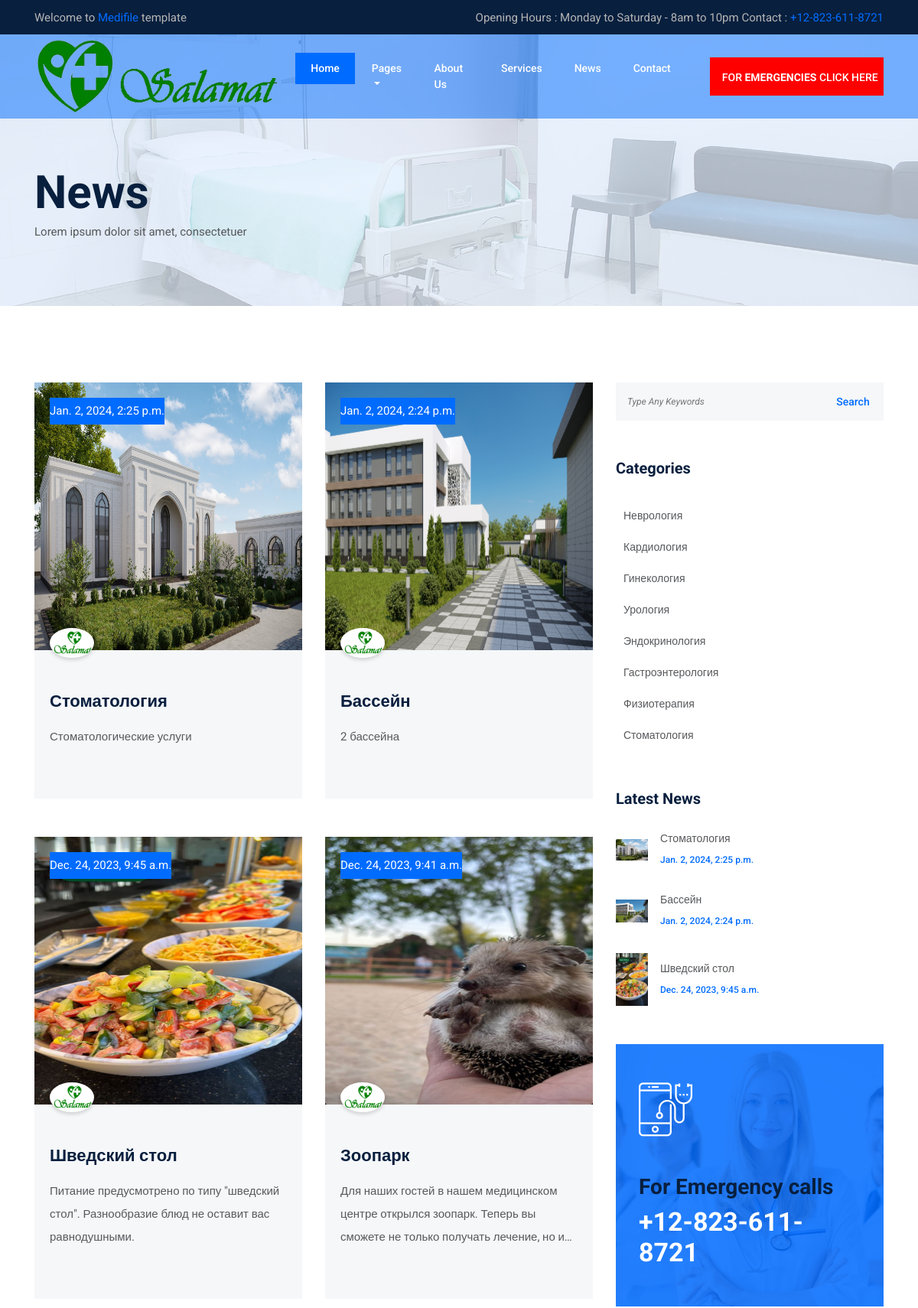
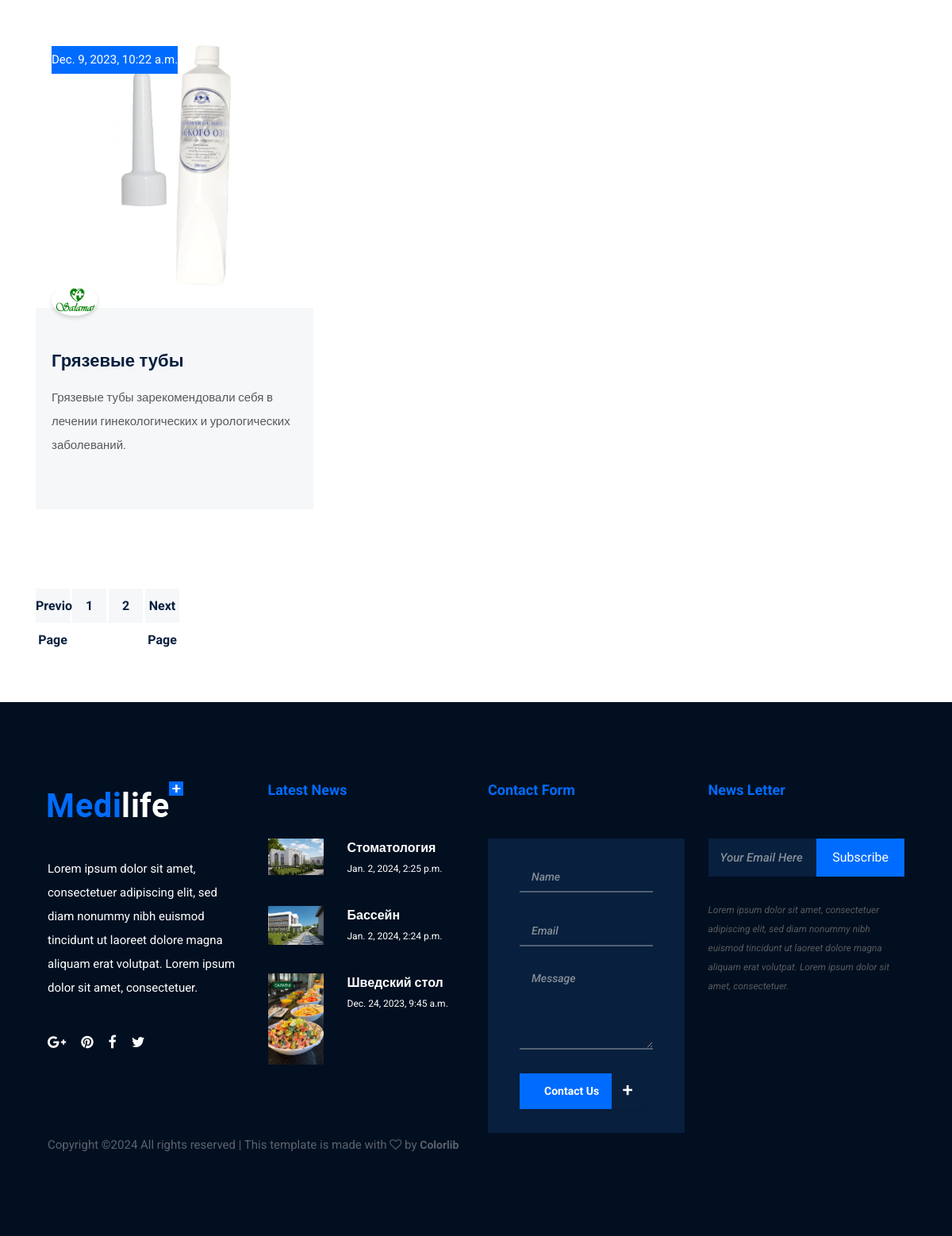
Page /news/ on the committed database (2 pictures, top to bottom).
### clinic_app/models.py (models this page shows)
class News(models.Model): #написать подробно про каждый вид лечения
    title = models.CharField(max_length=255)
    description = models.TextField(null=True)
    image = models.ImageField()
    created_at = models.DateTimeField(auto_now_add=True)

### clinic_app/views.py (the view)
# urls.py: path('news/', news, name='news'),
def news(request):
    search = ''
    if request.GET.get('search'):
        search = request.GET.get('search')
    page = 1
    if request.GET.get('page'):
        page = int(request.GET.get('page'))
    query = ''
    if request.GET.get('query'):
        query = request.GET.get('query')
    rows = News.objects.all().filter(title__icontains=search).order_by('-created_at')
    paginator = Paginator(rows, 5)
    next_page = page + 1 if (page + 1) <= len(paginator.page_range) else page
    previous_page = page - 1 if (page - 1) != 0 else page
    context = {
        'rows': paginator.page(page),
        'result_count': f"Показано {5} из {len(rows)}",
        'news': paginator.page(page),
        'pages': paginator.page_range,
        'current_page': page,
        'next_page': next_page,
        'previous_page': previous_page,
    }
    context['latestNews'] = News.objects.order_by('-created_at')[:3]
    return render(request, 'blog.html', context)

### templates/blog.html (shortened to what this page needs)
{% extends 'base.html' %}
{% load static %}
{% block content %}
    <section class="breadcumb-area bg-img gradient-background-overlay" style="background-image: url(img/bg-img/breadcumb2.jpg);">
        <div class="container h-100">
            <div class="row h-100 align-items-center">
                <div class="col-12">
                    <div class="breadcumb-content">
                        <h3 class="breadcumb-title">News</h3>
                        <p>Lorem ipsum dolor sit amet, consectetuer</p>
                    </div>
                </div>
            </div>
        </div>
    </section>
    <section class="medilife-blog-area section-padding-100">
        <div class="container">
            <div class="row">
                <div class="col-12 col-lg-8">
                    <div class="row">
                        {% for row in rows %}
                        <div class="col-12 col-md-6">
                            <div class="single-blog-area bg-gray mb-50">
                                <div class="blog-post-thumbnail">
                                    <img src={{row.image.url}} alt="" style="width: 400px; height: 350px;">
                                    <div class="post-date">
                                        <a href="#">{{row.created_at}}</a>
                                    </div>
                                </div>
                                <div class="post-content">
                                    <div class="post-author">
                                        <a href="#"><img src="{% static 'assets/img/blog-img/logo.png' %}" alt=""></a>
                                    </div>
                                    <a href="{% url 'newsDetails' row.id %}" class="headline">{{row.title}}</a>
                                    <p style="display: -webkit-box; -webkit-line-clamp: 3; -webkit-box-orient: vertical; overflow: hidden">{{row.description}}</p>
                                </div>
                            </div>
                        </div>
                        {% endfor %}
                    </div >
                </div>
                <div class="col-12 col-lg-4">
                    <div class="medilife-blog-sidebar-area">
                        <div class="search-widget-area mb-50">
                            <form action="{% url 'news' %}" method="get">
                                <input type="search" name="search" placeholder="Type Any Keywords">
                                <input type="submit" value="Search">
                            </form>
                        </div>
                        <div class="medilife-catagories-card mb-50">
                            <h5>Categories</h5>
                            <ul class="catagories-menu">
                                <li><a href="#">Неврология</a></li>
                                <li><a href="#">Кардиология</a></li>
                                <li><a href="#">Гинекология</a></li>
                                <li><a href="#">Урология</a></li>
                                <li><a href="#">Эндокринология</a></li>
                                <li><a href="#">Гастроэнтерология</a></li>
                                <li><a href="#">Физиотерапия</a></li>
                                <li><a href="#">Стоматология</a></li>
                            </ul>
                        </div>
                        <div class="latest-news-widget-area mb-50">
                            <h5>Latest News</h5>
                            <div class="widget-blog-post">
                                {% for new in latestNews %}
                                <div class="widget-single-blog-post d-flex align-items-center">
                                    <div class="widget-post-thumbnail pr-3">
                                        <img src={{new.image.url}} alt="">
                                    </div>
                                    <div class="widget-post-content">
                                        <a href="{% url 'newsDetails' new.id %}">{{new.title}}</a>
                                        <p>{{new.created_at}}</p>
                                    </div>
                                </div>
                                {% endfor %}
                            </div>
                        </div>
                        <div class="medilife-emergency-card bg-img bg-overlay" style="background-image: url(img/bg-img/about1.jpg);">
                            <i class="icon-smartphone"></i>
                            <h2>For Emergency calls</h2>
                            <h3>+12-823-611-8721</h3>
                        </div>
                    </div>
                </div>
            </div>
            <div class="row">
                <div class="col-12">
                    <div class="pagination-area mt-50">
                        <nav aria-label="Page navigation">
                            <ul class="pagination">
                                <li class="page-item"><a class="page-link" href="?page={{previous_page}}">Previous Page</a></li>
                                {% for page in pages %}
                                    <li class="{% if page == current_page %}active{% endif %}"><a class="page-link" href="?page={{page}}">{{page}}</a></li>
                                {% endfor %}
                                <li class="page-item"><a class="page-link" href="?page={{next_page}}">Next Page</a></li>
                            </ul>
                        </nav>
                    </div>
                </div>
            </div>
        </div>
    </section>
{% endblock %}

### templates/base.html (shortened to what this page needs)
{% load static %}
<!DOCTYPE html>
<html lang="en">
<head>
    <link rel="stylesheet" href="{% static 'assets/style.css' %}">
</head>
<body>
    <header class="header-area">
        <div class="top-header-area">
            <div class="container h-100">
                <div class="row h-100">
                    <div class="col-12 h-100">
                        <div class="h-100 d-md-flex justify-content-between align-items-center">
                            <p>Welcome to <span>Medifile</span> template</p>
                            <p>Opening Hours : Monday to Saturday - 8am to 10pm Contact : <span>+12-823-611-8721</span></p>
                        </div>
                    </div>
                </div>
            </div>
        </div>
        <div class="main-header-area" id="stickyHeader">
            <div class="container h-100">
                <div class="row h-100 align-items-center">
                    <div class="col-12 h-100">
                        <div class="main-menu h-100">
                            <nav class="navbar h-100 navbar-expand-lg">
                                <a class="navbar-brand" href="{% url 'index' %}"><img src="{% static 'assets/img/blog-img/logot.png' %}" alt="Logo"></a>
                                <div class="collapse navbar-collapse" id="medilifeMenu">
                                    <ul class="navbar-nav ml-auto">
                                        <li class="nav-item active">
                                            <a class="nav-link" href="{% url 'index' %}">Home <span class="sr-only">(current)</span></a>
                                        </li>
                                        <li class="nav-item dropdown">
                                            <a class="nav-link dropdown-toggle" href="#" id="navbarDropdown" role="button" data-toggle="dropdown" aria-haspopup="true" aria-expanded="false">Pages</a>
                                        </li>
                                        <li class="nav-item">
                                            <a class="nav-link" href="{% url 'about' %}">About Us</a>
                                        </li>
                                        <li class="nav-item">
                                            <a class="nav-link" href="{% url 'services' %}">Services</a>
                                        </li>
                                        <li class="nav-item">
                                            <a class="nav-link" href="{% url 'news' %}">News</a>
                                        </li>
                                        <li class="nav-item">
                                            <a class="nav-link" href="{% url 'contact' %}">Contact</a>
                                        </li>
                                    </ul>
                                    <a href="#" class="btn medilife-appoint-btn ml-30">For <span>emergencies</span> Click here</a>
                                </div>
                            </nav>
                        </div>
                    </div>
                </div>
            </div>
        </div>
    </header>
{% block content %}
{% endblock %}
<footer class="footer-area section-padding-100">
    <div class="main-footer-area">
        <div class="container-fluid">
            <div class="row">
                <div class="col-12 col-sm-6 col-xl-3">
                    <div class="footer-widget-area">
                        <div class="footer-logo">
                            <img src="{% static 'assets/img/core-img/logo.png' %}" alt="">
                        </div>
                        <p>Lorem ipsum dolor sit amet, consectetuer adipiscing elit, sed diam nonummy nibh euismod tincidunt ut laoreet dolore magna aliquam erat volutpat. Lorem ipsum dolor sit amet, consectetuer.</p>
                        <div class="footer-social-info">
                            <a href="#"><i class="fa fa-google-plus" aria-hidden="true"></i></a>
                            <a href="#"><i class="fa fa-pinterest" aria-hidden="true"></i></a>
                            <a href="#"><i class="fa fa-facebook" aria-hidden="true"></i></a>
                            <a href="#"><i class="fa fa-twitter" aria-hidden="true"></i></a>
                        </div>
                    </div>
                </div>
                <div class="col-12 col-sm-6 col-xl-3">
                    <div class="footer-widget-area">
                        <div class="widget-title">
                            <h6>Latest News</h6>
                        </div>
                        <div class="widget-blog-post">
                            {% for row in latestNews %}
                            <div class="widget-single-blog-post d-flex">
                                <div class="widget-post-thumbnail">
                                    <img src={{row.image.url}} alt="">
                                </div>
                                <div class="widget-post-content">
                                    <a href="{% url 'newsDetails' row.id %}">{{row.title}}</a>
                                    <p>{{row.created_at}}</p>
                                </div>
                            </div>
                            {% endfor %}
                        </div>
                    </div>
                </div>
                <div class="col-12 col-sm-6 col-xl-3">
                    <div class="footer-widget-area">
                        <div class="widget-title">
                            <h6>Contact Form</h6>
                        </div>
                        <div class="footer-contact-form">
                            <form action="{% url 'contact' %}" method="post">
                                <input type="text" class="form-control border-top-0 border-right-0 border-left-0" name="name" id="footer-name" placeholder="Name">
                                <input type="email" class="form-control border-top-0 border-right-0 border-left-0" name="email" id="footer-email" placeholder="Email">
                                <textarea name="message" class="form-control border-top-0 border-right-0 border-left-0" id="footerMessage" placeholder="Message"></textarea>
                                <button type="submit" class="btn medilife-btn">Contact Us <span>+</span></button>
                            </form>
                        </div>
                    </div>
                </div>
                <div class="col-12 col-sm-6 col-xl-3">
                    <div class="footer-widget-area">
                        <div class="widget-title">
                            <h6>News Letter</h6>
                        </div>
                        <div class="footer-newsletter-area">
                            <form method='post' action="{% url 'mail' %}">
                                <input type="email" class="form-control border-0 mb-0" name="mail" id="newsletterEmail" placeholder="Your Email Here">
                                <button type="submit">Subscribe</button>
                            </form>
                            <p>Lorem ipsum dolor sit amet, consectetuer adipiscing elit, sed diam nonummy nibh euismod tincidunt ut laoreet dolore magna aliquam erat volutpat. Lorem ipsum dolor sit amet, consectetuer.</p>
                        </div>
                    </div>
                </div>
            </div>
        </div>
    </div>
    <div class="bottom-footer-area">
        <div class="container-fluid">
            <div class="row">
                <div class="col-12">
                    <div class="bottom-footer-content">
                        <div class="copywrite-text">
                            <p>
Copyright &copy;<script>document.write(new Date().getFullYear());</script> All rights reserved | This template is made with <i class="fa fa-heart-o" aria-hidden="true"></i> by <a href="https://colorlib.com" target="_blank">Colorlib</a>
</p>
                        </div>
                    </div>
                </div>
            </div>
        </div>
    </div>
</footer>
</body>
</html>

### rows in the picture
News: image (picture), created_at "Jan. 2, 2024, 2:25 p.m.", title "Стоматология", description "Стоматологические услуги"
News: image (picture), created_at "Jan. 2, 2024, 2:24 p.m.", title "Бассейн", description "2 бассейна"
News: image (picture), created_at "Dec. 24, 2023, 9:45 a.m.", title "Шведский стол", description "Питание предусмотрено по типу \"шведский стол\". Разнообразие блюд не оставит вас равнодушными."
News: image (picture), created_at "Dec. 24, 2023, 9:41 a.m.", title "Зоопарк", description "Для наших гостей в нашем медицинском центре открылся зоопарк. Теперь вы сможете не только получать лечение, но…"
News: image (picture), created_at "Dec. 9, 2023, 10:22 a.m.", title "Грязевые тубы", description "Грязевые тубы зарекомендовали себя в лечении гинекологических и урологических заболеваний."

### other values in the picture
{{ page }} "1" "2"
